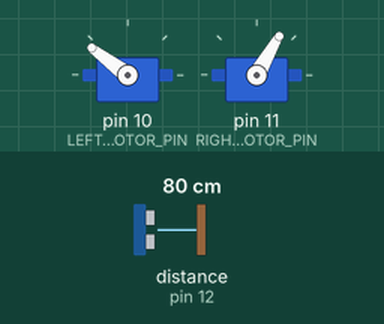
Bench run of a sketch on a simulated Arduino Uno, built with avr-gcc and run on an emulated ATmega328P. On the bench: 2 × servo. Wiring (inferred from the names in the program): ultrasonic range finder: trigger pin 13; echo pin 12. Inputs (shaded band) come from the test bench; at power-on: distance to the obstacle (sensor on pin 12) 80 cm. The echo pulse lasts 58.3 µs per cm.

Above: at 1.4 s.
1.5 s: distance to the obstacle (sensor on pin 12) set to 33 cm
3.0 s: distance to the obstacle (sensor on pin 12) set to 27 cm
At 3.15 s:
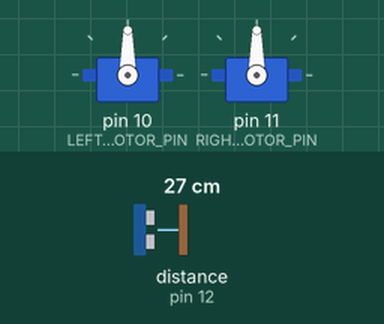
At 4.6 s:
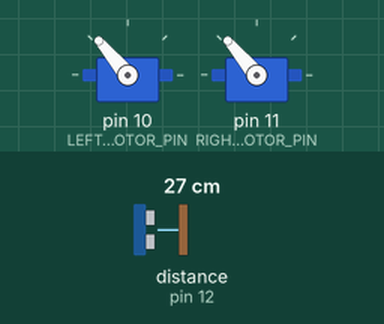
Timing chart, 0 to 6.1 s (numbered marks = the images above; inputs shaded):
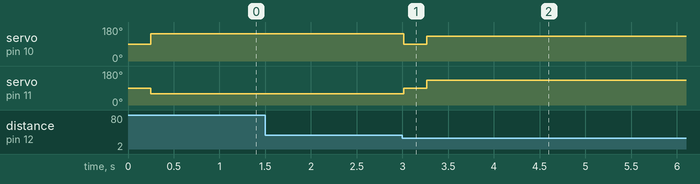

The sketch:

crawler.ino
```cpp
#include <Servo.h>

const int TRIG_PIN = 13;
const int ECHO_PIN = 12;

const int LEFT_MOTOR_PIN = 10;
const int RIGHT_MOTOR_PIN = 11;

enum State {
  NONE,
  FORWARD,
  SEARCHING_LEFT,
  SEARCHING_RIGHT
};

const int FORWARD_DISTANCE_THRESHOLD = 30;  // cm
const int SEARCH_STOP_DISTANCE_THRESHOLD = 35;  // cm

// Speeds are in range of 0..90, as half range of Servo input
// Left and right forward speeds are configured individually
// because often low quality 360 servos has not equal speeds,
// so need tu tune these for straight movement
const int FORWARD_SPEED_L = 53;
const int FORWARD_SPEED_R = 30;
const int TURN_SPEED = 40;


State lastSearchingDirection = SEARCHING_LEFT;
State currentState = NONE;
long lastDistance = 100;

Servo leftMotor;
Servo rightMotor;

void processState(long distance);
void applyState(State newState);

void setup() {
  // initialize serial communication:
  Serial.begin(9600);

  pinMode(TRIG_PIN, OUTPUT);
  pinMode(ECHO_PIN, INPUT);

  leftMotor.attach(LEFT_MOTOR_PIN);
  rightMotor.attach(RIGHT_MOTOR_PIN);

  applyState(FORWARD);
}

void loop() {
  // establish variables for duration of the ping, and the distance result
  // in inches and centimeters:
  long duration, distance;

  // The PING))) is triggered by a HIGH pulse of 2 or more microseconds.
  // Give a short LOW pulse beforehand to ensure a clean HIGH pulse:
  digitalWrite(TRIG_PIN, LOW);
  delayMicroseconds(2);
  digitalWrite(TRIG_PIN, HIGH);
  delayMicroseconds(5);
  digitalWrite(TRIG_PIN, LOW);

  duration = pulseIn(ECHO_PIN, HIGH);

  // convert the time into a distance
  distance = microsecondsToCentimeters(duration);

//  Serial.print(distance);
//  Serial.print("cm");
//  Serial.println();

  processState(distance);

  lastDistance = distance;

  delay(20);
}

void processState(long distance) {
  switch(currentState) {
    case FORWARD:
      if (distance < FORWARD_DISTANCE_THRESHOLD) {
        if (lastSearchingDirection == SEARCHING_LEFT)
          applyState(SEARCHING_RIGHT);
        else
          applyState(SEARCHING_LEFT);
      }
      return;

    case SEARCHING_RIGHT:
    case SEARCHING_LEFT:
      lastSearchingDirection = currentState;
      if (distance > SEARCH_STOP_DISTANCE_THRESHOLD && distance < lastDistance) {
        // We found a way with at least needed distance, and distance started to decrease
        applyState(FORWARD);
      }
      return;
  }

  applyState(currentState);
}

void applyState(State newState) {

  if (newState == currentState)
    return;

  // Stop before changing states
  leftMotor.write(90);
  rightMotor.write(90);
  delay(250);

  currentState = newState;
  switch(currentState) {
    case FORWARD:
 //     Serial.print("FORWARD\n");
      leftMotor.write(90 + FORWARD_SPEED_L);
      rightMotor.write(90 - FORWARD_SPEED_R);
      break;

    case SEARCHING_RIGHT:
//      Serial.print(">>\n");
      leftMotor.write(90 + TURN_SPEED);
      rightMotor.write(90 + TURN_SPEED);
      break;

    case SEARCHING_LEFT:
//      Serial.print("<<\n");
      leftMotor.write(90 - TURN_SPEED);
      rightMotor.write(90 - TURN_SPEED);
      break;
  }

}

float microsecondsToCentimeters(long microseconds) {
  // The speed of sound is 340 m/s or 29 microseconds per centimeter.
  // The ping travels out and back, so to find the distance of the object we
  // take half of the distance travelled.
  return microseconds / 29 / 2;
}
```

Measured:
- the behaviour switches between 30 and 29 cm on distance to the obstacle (sensor on pin 12) (found by bisection; images 0 and 1)
- after the input at 1.5 s, every drawn part: stays the same
- after the input at 3.0 s, servo on pin 10 (LEFT_MOTOR_PIN): 143° → 90° at once, → 130° 0.25 s later; servo on pin 11 (RIGHT_MOTOR_PIN): 60° → 90° at once, → 130° 0.25 s later
